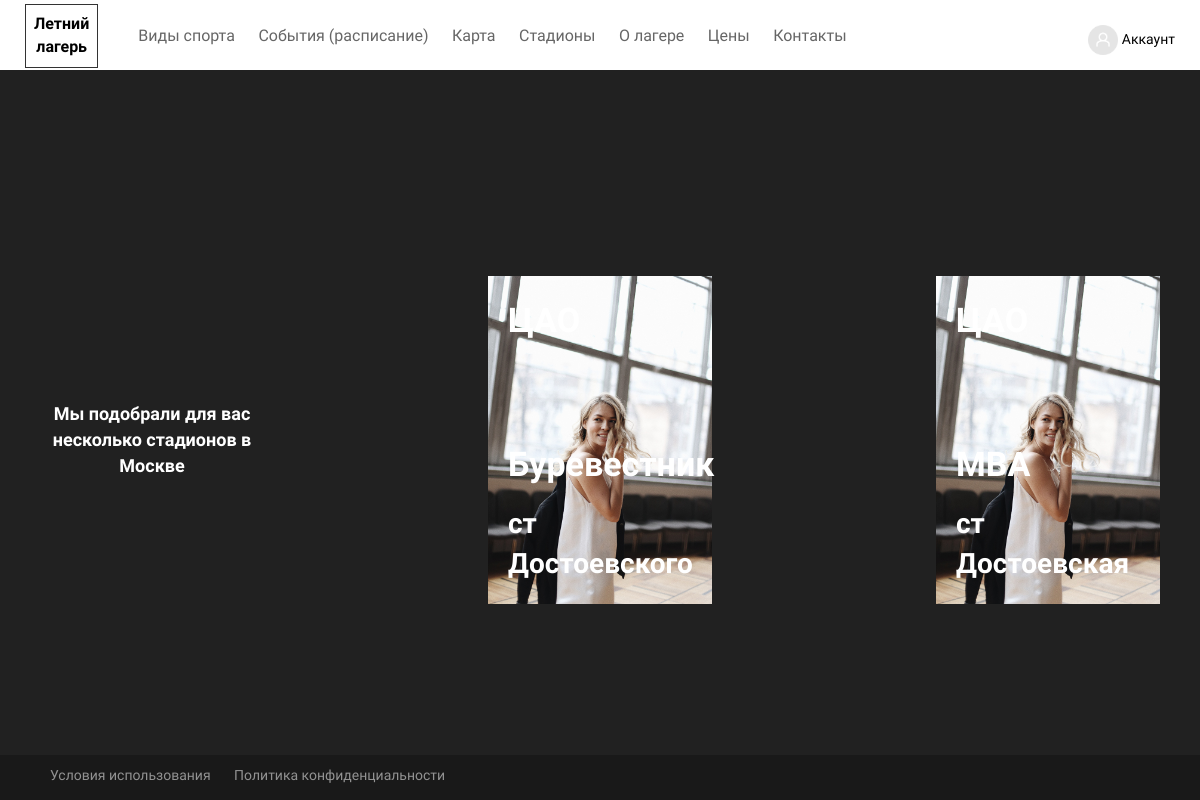
Page /stadiums/ on the committed database.
### main/models.py (models this page shows, shortened)
class Stadiums(models.Model):
    name = models.CharField(max_length=250)
    description = models.TextField(verbose_name='Описание', default='', blank=True)
    image = models.ImageField('Изображение', upload_to='main/images', default='', blank=True, null=True)
    imagebig = models.ImageField('Изображение большое', upload_to='main/images', default='', blank=True, null=True)
    metro = models.CharField(verbose_name='Метро', max_length=250, default='', blank=True)
    adress = models.TextField(verbose_name='Адрес', default='', blank=True)
    timefrom = models.DateField(verbose_name='Начало смены', blank=True, null=True)
    timeto = models.DateField(verbose_name='Конец смены', blank=True, null=True)
    sport = models.CharField(verbose_name='Виды спорта', max_length=250, default='', blank=True)
    coordinates = models.CharField(verbose_name='Координаты', max_length=250, default='', blank=True)
    sort = models.DecimalField(max_digits=5, decimal_places=0, blank=True, null=True)
    class Meta:
        verbose_name='Стадион'
        verbose_name_plural='Стадионы'
        ordering=['id']

### main/views.py (the view)
# urls.py: path('stadiums/', views.stadiums, name='stadiums'),
def stadiums(request):
    stadiums = Stadiums.objects.order_by('sort').all()
    return render(request, 'stadiums.html', {'page_title': 'Стадионы', 'stadiums': stadiums})

### templates/stadiums.html (shortened to what this page needs)
{% extends 'base.html' %}
{% block page %}
     <div class="main">
        <div class="sports-wrapper">
            <div class="sports">
                <div class="sports-text">
                    Мы подобрали для вас несколько стадионов в Москве
                </div>
                {% for stadium in stadiums %}
                    <div class="sports-item">
                        <a href="{% url 'stadium-detail' stadium_id=stadium.id %}">
                            {% if stadium.image %}
                                <img class="sports-item__img" width="100%" src="{{ stadium.image.url }}" alt="">
                            {% endif %}
                            <span class="stadium-item__title1">ЦАО</span>
                            <span class="stadium-item__title2">{{ stadium.name }}</span>
                            <span class="stadium-item__title3">{{ stadium.metro }}</span>
                        </a>
                    </div>
                {% endfor %}
            </div>
        </div>
    </div>
{% endblock %}

### static/css/main.css (style rules this page uses)
* { box-sizing: border-box; }
body { min-height: 100vh; position: relative; font-family: 'PT Sans', sans-serif; }
.main { background: #212121; min-height: 100vh; }
.sports-wrapper { display: flex; height: 100vh; padding: 120px 40px 40px; flex-direction: column; justify-content: center; }
.sports { display: flex; justify-content: space-between; flex-wrap: wrap; flex-direction: row; }
.sports-item { position: relative; width: 20%; -webkit-transition: transform 0.5s ease-in-out; }
.sports-text { width: 20%; font-size: 18px; text-align: center; font-weight: bold; color: #FFF; display: flex; flex-direction: column; justify-content: center; }
.sports-item__img { width: 100%; }
.stadium-item__title1 { color: #FFF; font-weight: bold; position: absolute; left: 20px; top: 20px; font-size: 34px; }
.stadium-item__title2 { color: #FFF; font-weight: bold; position: absolute; left: 20px; top: 50%; font-size: 34px; }
.stadium-item__title3 { color: #FFF; font-weight: bold; position: absolute; left: 20px; bottom: 20px; font-size: 28px; }

### rows in the picture
Stadiums: image (picture), name "Буревестник", metro "ст Достоевского"
Stadiums: image (picture), name "MBA", metro "ст Достоевская"
